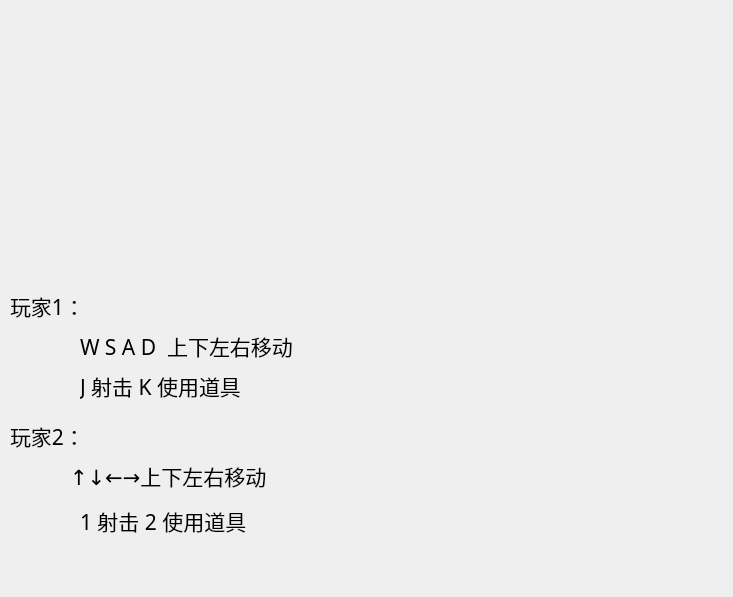
<?xml version="1.0" encoding="UTF-8"?>
<ui version="4.0">
 <class>MainScene</class>
 <widget class="QMainWindow" name="MainScene">
  <property name="geometry">
   <rect>
    <x>0</x>
    <y>0</y>
    <width>733</width>
    <height>597</height>
   </rect>
  </property>
  <property name="windowTitle">
   <string>MainScene</string>
  </property>
  <widget class="QWidget" name="centralWidget">
   <widget class="QLabel" name="label">
    <property name="geometry">
     <rect>
      <x>10</x>
      <y>290</y>
      <width>101</width>
      <height>31</height>
     </rect>
    </property>
    <property name="font">
     <font>
      <family>Bernard MT Condensed</family>
      <pointsize>16</pointsize>
      <weight>50</weight>
      <bold>false</bold>
     </font>
    </property>
    <property name="styleSheet">
     <string notr="true">color::rgb(255, 255, 255)</string>
    </property>
    <property name="text">
     <string>玩家1：   </string>
    </property>
   </widget>
   <widget class="QLabel" name="label_2">
    <property name="geometry">
     <rect>
      <x>10</x>
      <y>420</y>
      <width>81</width>
      <height>31</height>
     </rect>
    </property>
    <property name="font">
     <font>
      <family>Bernard MT Condensed</family>
      <pointsize>16</pointsize>
     </font>
    </property>
    <property name="text">
     <string>玩家2： </string>
    </property>
   </widget>
   <widget class="QLabel" name="label_3">
    <property name="geometry">
     <rect>
      <x>80</x>
      <y>330</y>
      <width>271</width>
      <height>31</height>
     </rect>
    </property>
    <property name="font">
     <font>
      <family>Bernard MT Condensed</family>
      <pointsize>16</pointsize>
     </font>
    </property>
    <property name="text">
     <string>W S A D  上下左右移动</string>
    </property>
   </widget>
   <widget class="QLabel" name="label_4">
    <property name="geometry">
     <rect>
      <x>80</x>
      <y>370</y>
      <width>231</width>
      <height>31</height>
     </rect>
    </property>
    <property name="font">
     <font>
      <family>Bernard MT Condensed</family>
      <pointsize>16</pointsize>
     </font>
    </property>
    <property name="text">
     <string>J 射击 K 使用道具</string>
    </property>
   </widget>
   <widget class="QLabel" name="label_5">
    <property name="geometry">
     <rect>
      <x>70</x>
      <y>460</y>
      <width>271</width>
      <height>31</height>
     </rect>
    </property>
    <property name="font">
     <font>
      <family>Bernard MT Condensed</family>
      <pointsize>16</pointsize>
     </font>
    </property>
    <property name="text">
     <string>↑↓←→上下左右移动</string>
    </property>
   </widget>
   <widget class="QLabel" name="label_6">
    <property name="geometry">
     <rect>
      <x>80</x>
      <y>500</y>
      <width>231</width>
      <height>41</height>
     </rect>
    </property>
    <property name="font">
     <font>
      <family>Bernard MT Condensed</family>
      <pointsize>16</pointsize>
     </font>
    </property>
    <property name="text">
     <string>1 射击 2 使用道具</string>
    </property>
   </widget>
  </widget>
  <widget class="QMenuBar" name="menuBar">
   <property name="geometry">
    <rect>
     <x>0</x>
     <y>0</y>
     <width>733</width>
     <height>26</height>
    </rect>
   </property>
  </widget>
 </widget>
 <layoutdefault spacing="6" margin="11"/>
 <resources/>
 <connections/>
</ui>
